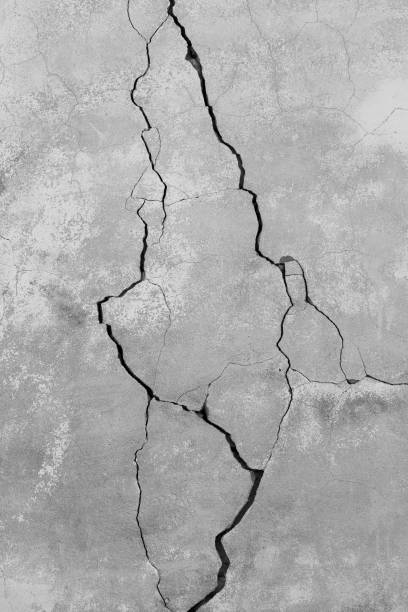
#> input picture crack4.jpg, 408 x 612 px
$ jupyter execute Thresholding.ipynb   (shell and % lines are left out)
#> lines starting #> are read from the running program, lines starting #| are printed output that depends on the picture; after the words box and inside, x2 and y2 are one past the last pixel; in counts of white or black regions, pixels touching at a corner belong together
#Thresholding based on different image sets

[cell 1]
import numpy as np
import glob
import matplotlib.pyplot as plt
import imageio.v3 as iio
import skimage.color
import skimage.filters

##WORKING ON NORMAL IMAGE

[cell 2]
image = iio.imread(uri="crack4.jpg")
#> image is the input picture: shape (612, 408); min 0, max 241, mean 172.8

fig, ax = plt.subplots()
plt.imshow(image)

[cell 3]
# blur the image to denoise
blurred_image = skimage.filters.gaussian(image, sigma=1.0)

fig, ax = plt.subplots()
plt.imshow(blurred_image, cmap="gray")

[cell 4]
histogram, bin_edges = np.histogram(blurred_image, bins=256, range=(0.0, 1.0))
#> histogram = 256 values, max 5235 at index 188, min 0 at index 0, mean 975.4; bin_edges = 257 values from 0 to 1

fig, ax = plt.subplots()
plt.plot(bin_edges[0:-1], histogram)
plt.title("Grayscale Histogram")
plt.xlabel("grayscale value")
plt.ylabel("pixels")
plt.xlim(0, 1.0)
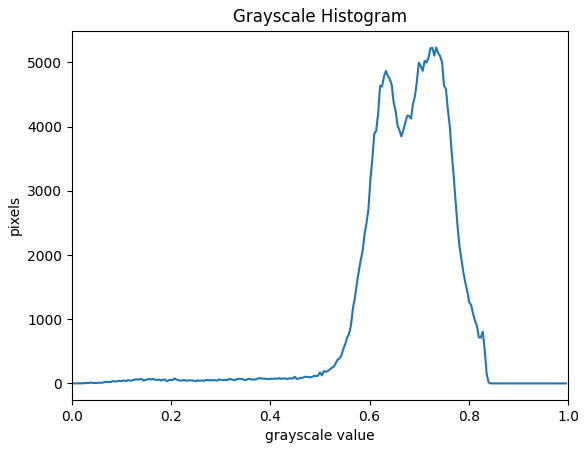
#> figure drawn by matplotlib, 1 panel; curve peaks at x = 0.734, y = 5235

[cell 5]
t = 0.5
binary_mask = blurred_image < t
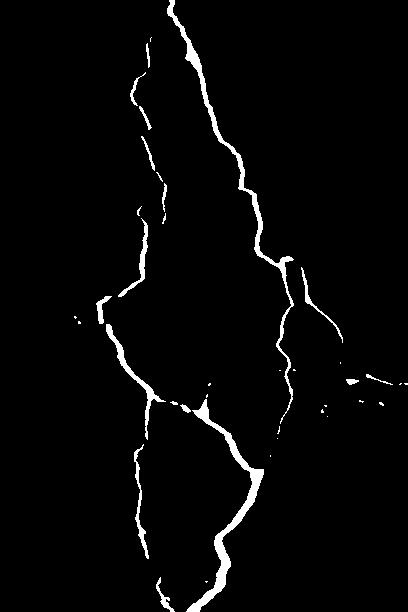
#> binary_mask: shape (612, 408) bool; 2.7% white; 39 white regions (21 under 20 px), largest, box (x1, y1, x2, y2) and area: (167, 0, 294, 424) 2074, (186, 399, 264, 612) 2056, (106, 324, 166, 440) 668

fig, ax = plt.subplots()
plt.imshow(binary_mask, cmap="gray")

WORKING ON A MORE CONTRAST IMAGE

[cell 6]
image = iio.imread(uri="more-contrast-image.png")
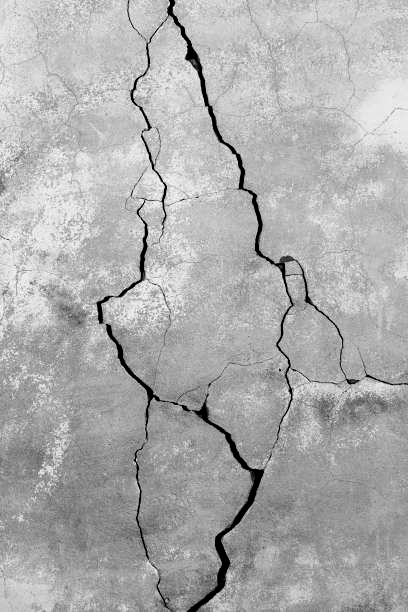
#> input picture more-contrast-image.png, 408 x 612 px
#> image is the input picture: shape (612, 408); min 0, max 255, mean 173.1

fig, ax = plt.subplots()
plt.imshow(image)

[cell 7]
# blur the image to denoise
blurred_image = skimage.filters.gaussian(image, sigma=1.0)

fig, ax = plt.subplots()
plt.imshow(blurred_image, cmap="gray")

[cell 8]
histogram, bin_edges = np.histogram(blurred_image, bins=256, range=(0.0, 1.0))
#> histogram = 256 values, max 3534 at index 192, min 0 at index 237, mean 975.4

fig, ax = plt.subplots()
plt.plot(bin_edges[0:-1], histogram)
plt.title("Grayscale Histogram")
plt.xlabel("grayscale value")
plt.ylabel("pixels")
plt.xlim(0, 1.0)
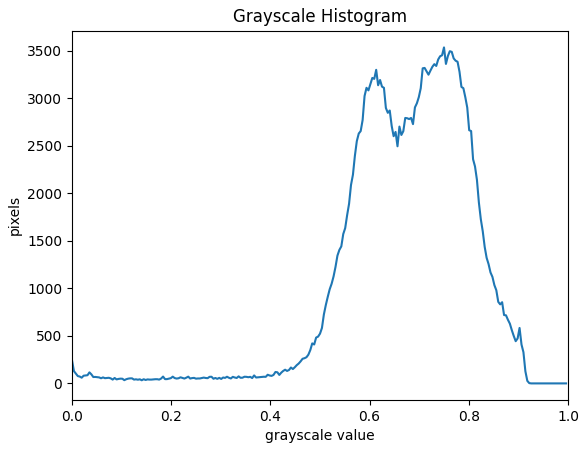
#> figure drawn by matplotlib, 1 panel; curve peaks at x = 0.75, y = 3534

[cell 9]
t = 0.4
binary_mask = blurred_image < t
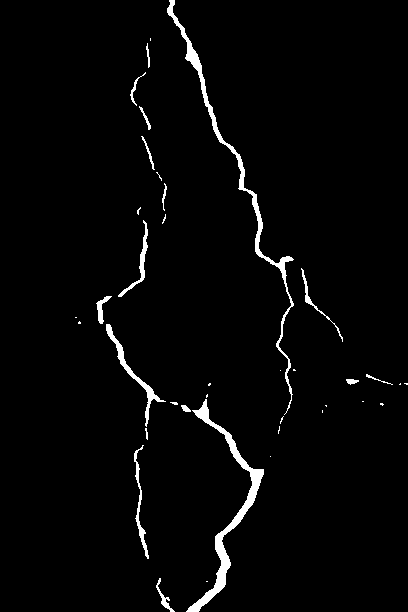
#> binary_mask: shape (612, 408) bool; 2.5% white; 38 white regions (21 under 20 px), largest, box (x1, y1, x2, y2) and area: (186, 399, 264, 612) 1982, (167, 0, 294, 415) 1904, (106, 324, 166, 427) 597

fig, ax = plt.subplots()
plt.imshow(binary_mask, cmap="gray")
